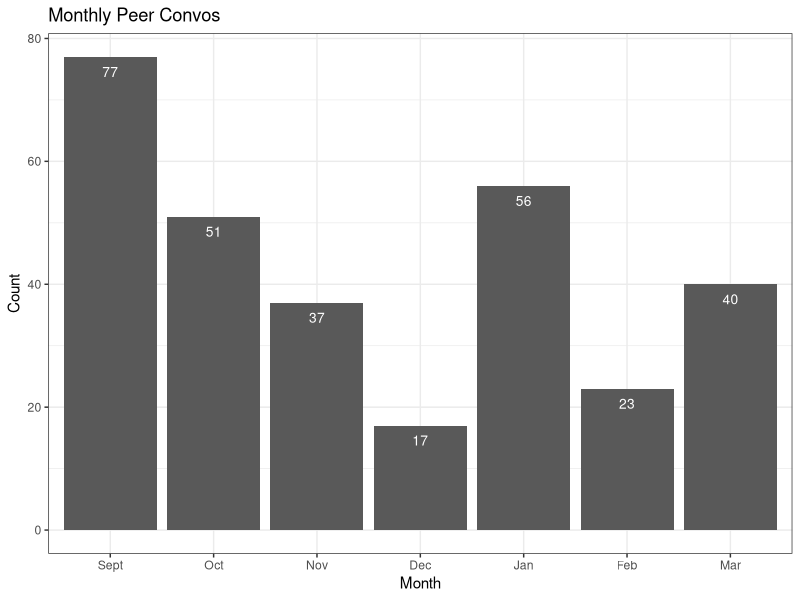
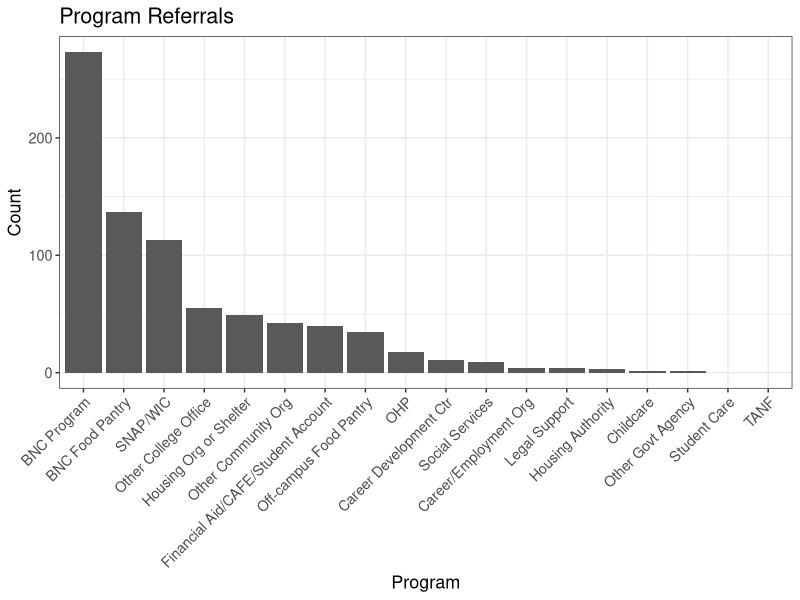
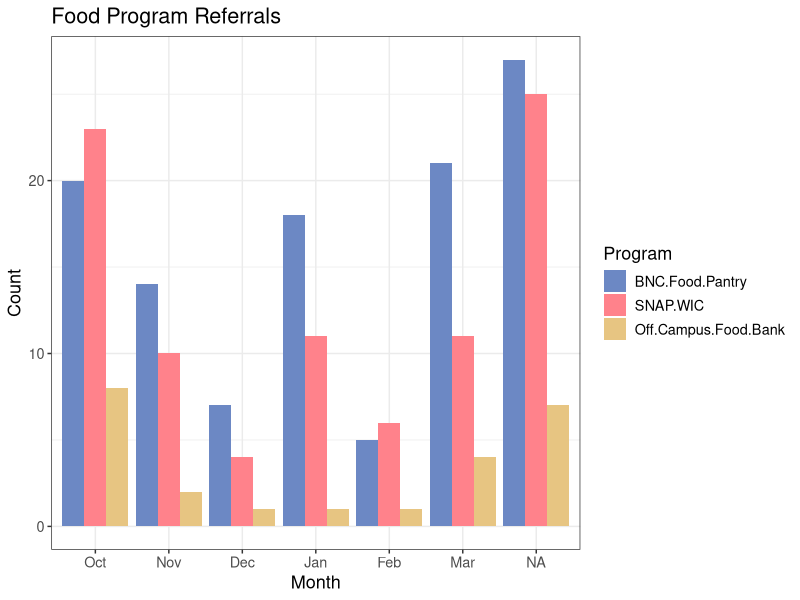
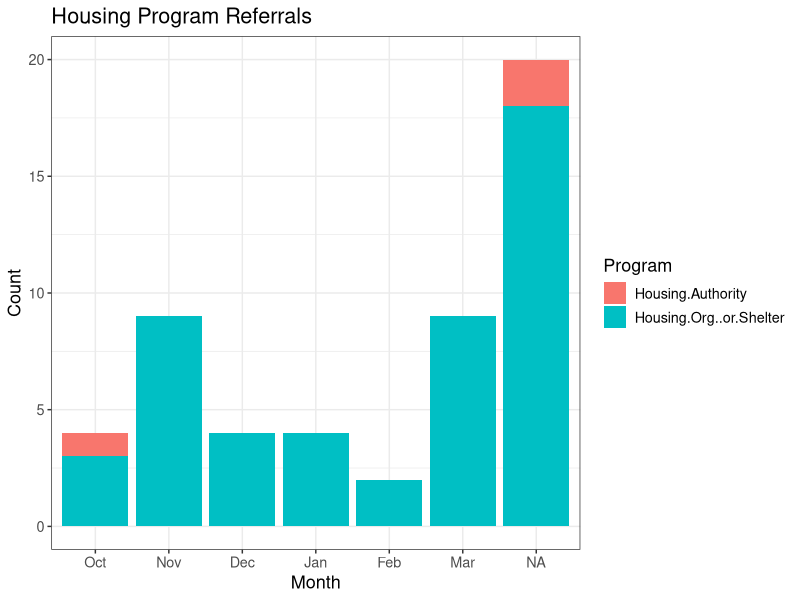
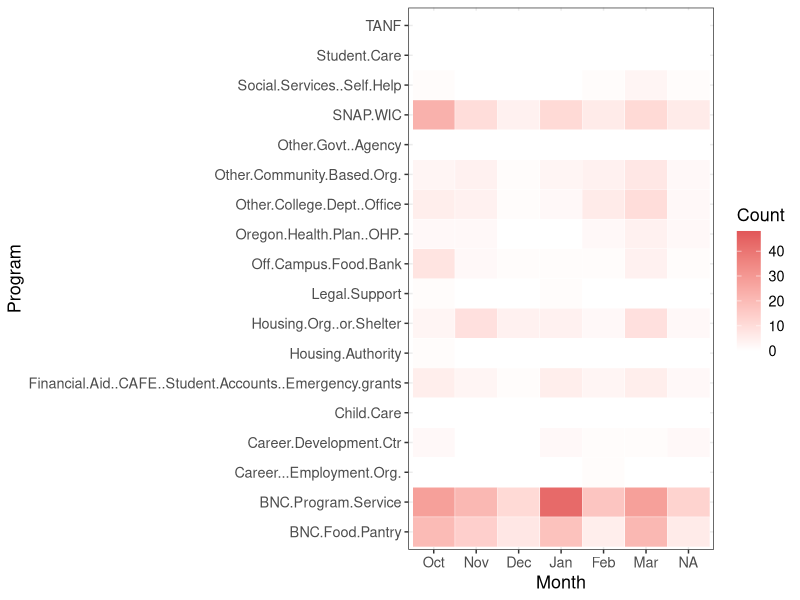
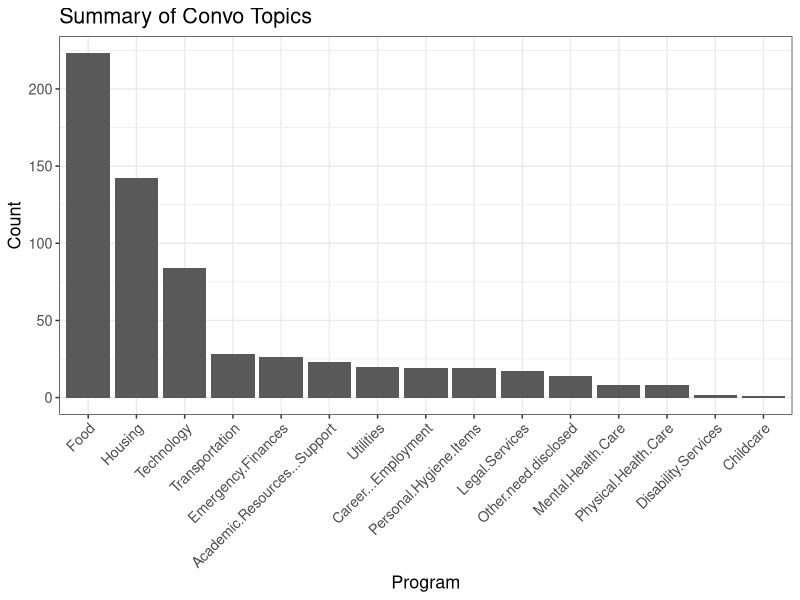
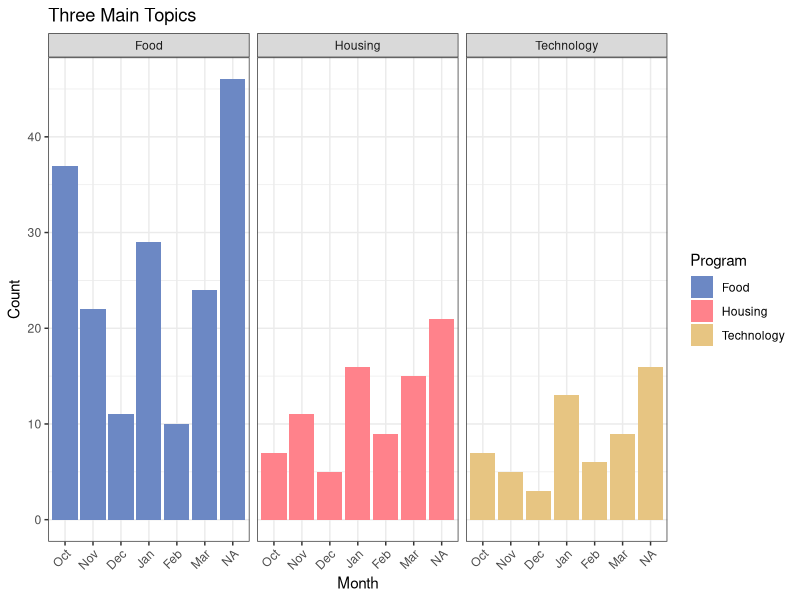
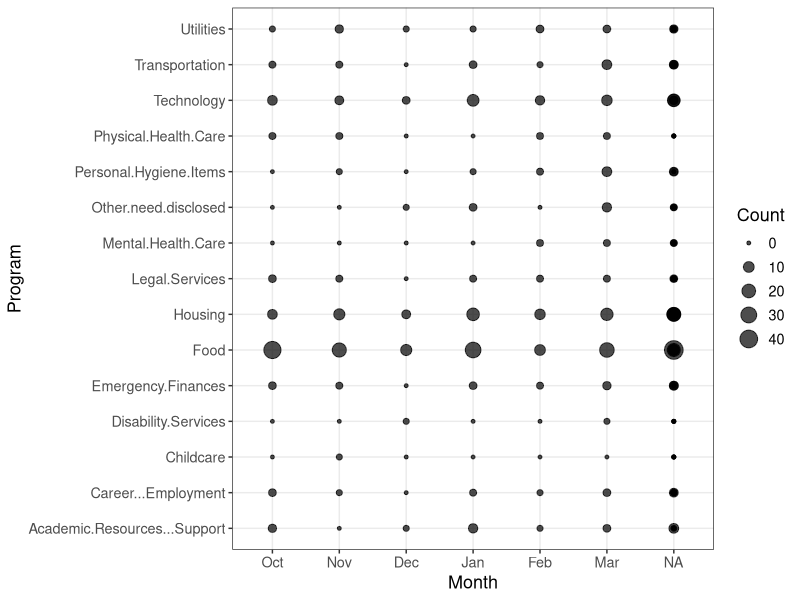

These charts were generated, in order, by the following R code:
## ---- chunk 1
#| echo: false
suppressPackageStartupMessages(library(tidyverse))
## ---- chunk 2
#| echo: false
pal <- c("#6C88C4","#FF828B","#E7C582")
## ---- chunk 3
#| echo: false
referrals <- read.csv('Referrals.csv')

month_order <- c("Sept", "Oct", "Nov", "Dec", "Jan", "Feb","Mar")

referrals <- referrals |>
  pivot_longer(cols = -1,
                names_to = 'Program',
                values_to = 'Count') |>
    rename(Month = Referral) |>
  mutate(Month = factor(Month, levels = month_order))
## ---- chunk 4
#| label: Monthly Peer Convos
#| echo: false

convo_counts = c(77, 51, 37, 17, 56, 23, 40)

convo_totals <- data.frame(Month = factor(month_order, levels = month_order), Count = convo_counts)

ggplot(convo_totals, aes(x = Month, y = Count)) +
  geom_col() +
  theme(text=element_text(size=13, family="sans")) +
  geom_text(aes(label = Count), vjust = 2, color = "white", size = 3.5) +
  theme_bw() +
  labs(
    title = 'Monthly Peer Convos'
  )
## ---- chunk 5
#| label: Summary of Referrals
#| echo: false

referral_summary <- referrals |>
  group_by(Program) |>
  summarize(Count = sum(Count)) |>
  arrange(desc(Count)) |>
  mutate(Program = factor(Program, levels = Program))

programs = c('BNC Program', 'BNC Food Pantry', 'SNAP/WIC', 'Other College Office', 'Housing Org or Shelter', 'Other Community Org', 'Financial Aid/CAFE/Student Account', 'Off-campus Food Pantry', 'OHP', 'Career Development Ctr', 'Social Services', 'Career/Employment Org', 'Legal Support', 'Housing Authority', 'Childcare', 'Other Govt Agency', 'Student Care', 'TANF')

ggplot(referral_summary, aes(x = Program, y = Count)) +
  geom_col() +
  scale_x_discrete(labels = programs) +
  theme_bw() +
  theme(axis.text.x = element_text(angle = 45, hjust = 1),
        text=element_text(size=13, family="sans")) +
  labs(
    title = 'Program Referrals'
  )
## ---- chunk 6
#| label: Food Program Referrals
#| echo: false

# Isolate the food programs
food_programs <- referrals |>
  filter(Program == c('SNAP.WIC', 'BNC.Food.Pantry', 'Off.Campus.Food.Bank')) |>
  mutate(Program = factor(Program, levels = c('BNC.Food.Pantry', 'SNAP.WIC', 'Off.Campus.Food.Bank')))
  
# Create barplot of food programs
ggplot(data = food_programs, aes(x = Month, y = Count, fill = Program)) +
  geom_col(position = 'dodge') +
  scale_fill_manual(values = pal) +
  theme_bw() +
  theme(text=element_text(size=13, family="sans")) +
  labs(
    title = 'Food Program Referrals'
  )
## ---- chunk 7
#| label: Housing Program Referrals
#| echo: false

# Isolate housing programs
housing_programs <- referrals |>
  filter(Program == 'Housing.Org..or.Shelter' | Program == 'Housing.Authority')

ggplot(data = housing_programs, aes(x = Month, y = Count, fill = Program)) +
  geom_col() +
  theme_bw() +
  theme(text=element_text(size=13, family="sans")) +
  labs(
    title = 'Housing Program Referrals'
  )
## ---- chunk 8
#| echo: false

heatmap_programs <- c('BNC Food Pantry', 'BNC Program/Service', 'Career/Employment Org', 'Career Development Ctr', 'Childcare', 'Financial Aid')

ggplot(referrals, aes(Month, Program)) +
  geom_tile(aes(fill = Count), color = "white") +
  scale_fill_gradient(low = "white", high = "#E15759") +
  theme_bw() +
  scale_y_discrete() +
  theme(text=element_text(size=13, family="sans"))
## ---- chunk 9
#| echo: false
topics <- read.csv('Topics.csv')

topics <- topics |>
  pivot_longer(cols = -1,
                names_to = 'Program',
                values_to = 'Count') |>
    rename(Month = Topic) |>
    mutate(Month = factor(Month, levels = month_order))

## ---- chunk 10
#| label: Summary of Topics
#| echo: false

topics_summary <- topics |>
  group_by(Program) |>
  summarize(Count = sum(Count)) |>
  arrange(desc(Count)) |>
  mutate(Program = factor(Program, levels = Program))

ggplot(topics_summary, aes(x = Program, y = Count)) +
  geom_col() +
  theme_bw() +
  theme(axis.text.x = element_text(angle = 45, hjust = 1),
        text=element_text(size=13, family="sans")) +
  labs(
    title = 'Summary of Convo Topics'
  )
## ---- chunk 11
#| label: Three Main Topics
#| echo: false

top3 <- topics |>
  filter(Program == 'Food' | Program == 'Housing' | Program == 'Technology')

ggplot(top3, aes(x = Month, y = Count, fill = Program)) +
  geom_bar(stat = "identity", position = "dodge") +
  facet_wrap(~Program) +
  scale_fill_manual(values = pal) +
  theme_bw() +
  theme(axis.text.x = element_text(angle = 45, hjust = 1),
    text=element_text(size=11, family="sans")) +
  labs(
    title = 'Three Main Topics'
  )
## ---- chunk 12
#| echo: false
ggplot(topics, aes(x = Month, y = Program, size = Count)) +
  geom_point(alpha = 0.7) +
  theme_bw() +
  theme(text=element_text(size=13, family="sans"))
